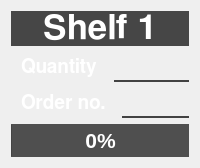
            <widget class="QGroupBox" name="groupBox_sh_1">
             <property name="styleSheet">
              <string notr="true">border:2px oultine rgb(95,95,95)</string>
             </property>
             <property name="title">
              <string/>
             </property>
             <layout class="QVBoxLayout" name="verticalLayout_2">
              <item>
               <layout class="QVBoxLayout" name="verticalLayout">
                <item>
                 <widget class="QLabel" name="shelf_no_label_sh_1">
                  <property name="font">
                   <font>
                    <family>FreeSans</family>
                    <pointsize>26</pointsize>
                    <weight>75</weight>
                    <bold>true</bold>
                   </font>
                  </property>
                  <property name="styleSheet">
                   <string notr="true">border-color: rgb(83, 83, 83);
background-color: rgb(70, 70, 70);
color: rgb(255, 255, 255);</string>
                  </property>
                  <property name="frameShape">
                   <enum>QFrame::Panel</enum>
                  </property>
                  <property name="frameShadow">
                   <enum>QFrame::Raised</enum>
                  </property>
                  <property name="text">
                   <string>Shelf 1</string>
                  </property>
                  <property name="alignment">
                   <set>Qt::AlignCenter</set>
                  </property>
                 </widget>
                </item>
                <item>
                 <layout class="QHBoxLayout" name="horizontalLayout" stretch="0,0">
                  <item>
                   <widget class="QLabel" name="qty_descr_label_sh_1">
                    <property name="font">
                     <font>
                      <family>FreeSans</family>
                      <pointsize>14</pointsize>
                      <weight>75</weight>
                      <bold>true</bold>
                     </font>
                    </property>
                    <property name="styleSheet">
                     <string notr="true">border-color: rgb(130, 130, 130);
color: rgb(255, 255, 255);
padding: 5px;
</string>
                    </property>
                    <property name="frameShadow">
                     <enum>QFrame::Sunken</enum>
                    </property>
                    <property name="lineWidth">
                     <number>0</number>
                    </property>
                    <property name="text">
                     <string>Quantity</string>
                    </property>
                   </widget>
                  </item>
                  <item>
                   <widget class="QLabel" name="qty_label_sh_1">
                    <property name="minimumSize">
                     <size>
                      <width>0</width>
                      <height>0</height>
                     </size>
                    </property>
                    <property name="font">
                     <font>
                      <family>FreeSans</family>
                      <pointsize>15</pointsize>
                      <weight>75</weight>
                      <bold>true</bold>
                     </font>
                    </property>
                    <property name="styleSheet">
                     <string notr="true">border-bottom-style: solid;
border-bottom-color: rgb(66, 66, 66);
</string>
                    </property>
                    <property name="frameShape">
                     <enum>QFrame::Box</enum>
                    </property>
                    <property name="frameShadow">
                     <enum>QFrame::Plain</enum>
                    </property>
                    <property name="lineWidth">
                     <number>3</number>
                    </property>
                    <property name="text">
                     <string/>
                    </property>
                    <property name="alignment">
                     <set>Qt::AlignRight|Qt::AlignTrailing|Qt::AlignVCenter</set>
                    </property>
                    <property name="indent">
                     <number>-1</number>
                    </property>
                   </widget>
                  </item>
                 </layout>
                </item>
                <item>
                 <layout class="QHBoxLayout" name="horizontalLayout_2" stretch="0,1">
                  <item>
                   <widget class="QLabel" name="order_descr_label_sh_1">
                    <property name="font">
                     <font>
                      <family>FreeSans</family>
                      <pointsize>14</pointsize>
                      <weight>75</weight>
                      <bold>true</bold>
                     </font>
                    </property>
                    <property name="styleSheet">
                     <string notr="true">border-color: rgb(130, 130, 130);
color: rgb(255, 255, 255);
padding: 5px;
</string>
                    </property>
                    <property name="frameShadow">
                     <enum>QFrame::Plain</enum>
                    </property>
                    <property name="lineWidth">
                     <number>0</number>
                    </property>
                    <property name="text">
                     <string>Order no.</string>
                    </property>
                   </widget>
                  </item>
                  <item>
                   <widget class="QLabel" name="order_label_sh_1">
                    <property name="minimumSize">
                     <size>
                      <width>0</width>
                      <height>0</height>
                     </size>
                    </property>
                    <property name="font">
                     <font>
                      <family>FreeSans</family>
                      <pointsize>15</pointsize>
                      <weight>75</weight>
                      <bold>true</bold>
                     </font>
                    </property>
                    <property name="styleSheet">
                     <string notr="true">border-bottom-style: solid;
border-bottom-color: rgb(66, 66, 66);
</string>
                    </property>
                    <property name="frameShadow">
                     <enum>QFrame::Sunken</enum>
                    </property>
                    <property name="lineWidth">
                     <number>4</number>
                    </property>
                    <property name="text">
                     <string/>
                    </property>
                    <property name="alignment">
                     <set>Qt::AlignRight|Qt::AlignTrailing|Qt::AlignVCenter</set>
                    </property>
                    <property name="indent">
                     <number>2</number>
                    </property>
                   </widget>
                  </item>
                 </layout>
                </item>
                <item>
                 <widget class="QProgressBar" name="progressBar_sh_1">
                  <property name="font">
                   <font>
                    <pointsize>16</pointsize>
                    <weight>75</weight>
                    <bold>true</bold>
                   </font>
                  </property>
                  <property name="acceptDrops">
                   <bool>false</bool>
                  </property>
                  <property name="styleSheet">
                   <string notr="true">border-color: rgb(130, 130, 130);
background-color: rgb(79, 79, 79);
color: rgb(255, 255, 255);</string>
                  </property>
                  <property name="value">
                   <number>0</number>
                  </property>
                  <property name="alignment">
                   <set>Qt::AlignCenter</set>
                  </property>
                  <property name="orientation">
                   <enum>Qt::Horizontal</enum>
                  </property>
                  <property name="invertedAppearance">
                   <bool>false</bool>
                  </property>
                  <property name="textDirection">
                   <enum>QProgressBar::TopToBottom</enum>
                  </property>
                 </widget>
                </item>
               </layout>
              </item>
             </layout>
            </widget>
